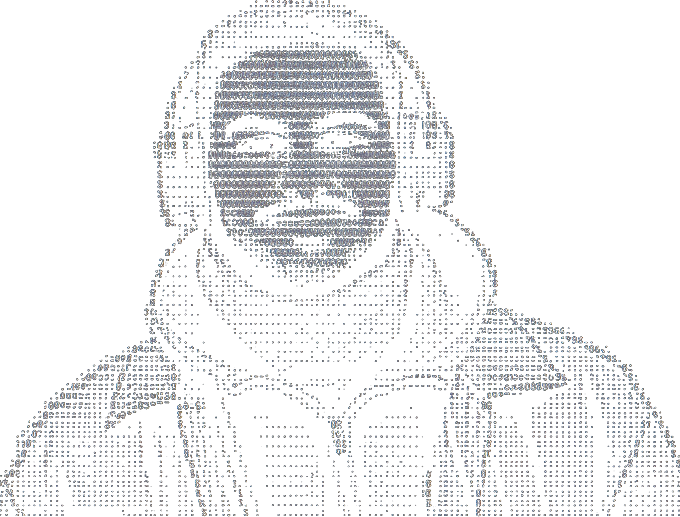
#> input picture assets/ascii-portrait.png, 680 x 517 px
$ python generate_ascii.py ../assets/ascii-portrait.png out.png
#> lines starting #> are read from the running program, lines starting #| are printed output that depends on the picture
#!/usr/bin/env python3
"""Generate the animated ASCII logo used by the profile README.

Usage:
    python scripts/generate_ascii.py assets/avatar-source.jpg ascii.svg

Requires Pillow. The generated SVG has no external font or image dependency.
"""
from __future__ import annotations

import argparse
import html
from pathlib import Path

from PIL import Image, ImageFilter, ImageOps

WIDTH = 620
HEIGHT = 500
COLS = 84
CHARACTER_ASPECT = 0.50
FONT_SIZE = 8.2
ROW_HEIGHT = 8.4
LOGO_WIDTH = 382
LOGO_TOP = 44


def ascii_rows(source: Path) -> list[str]:
    image = Image.open(source).convert("L")
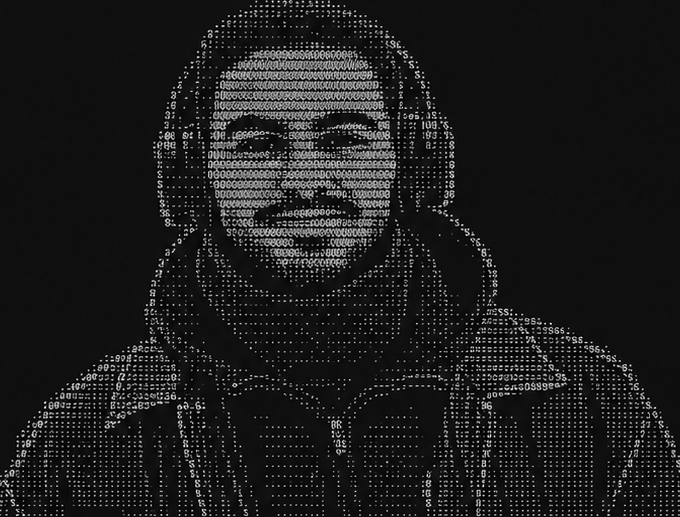
#> image: PIL image 680x517 L; min 0, max 254, mean 28.6
    image = ImageOps.autocontrast(image)
    # The source is line art. A small max filter preserves thin strokes after
    # downsampling without turning the black background into visual noise.
    image = image.filter(ImageFilter.MaxFilter(5))
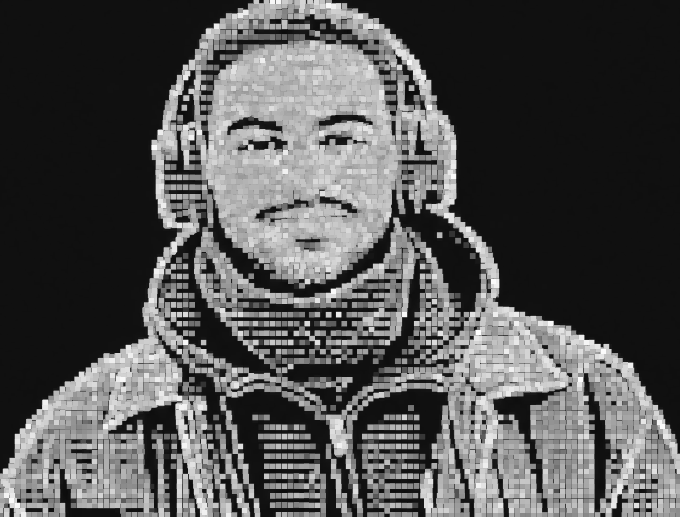
#> image: PIL image 680x517 L; min 10, max 255, mean 83
    rows = max(1, int(COLS * image.height / image.width * CHARACTER_ASPECT))
#> rows = 31
    image = image.resize((COLS, rows), Image.Resampling.BILINEAR)
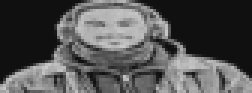
#> image: PIL image 84x31 L (shown 3 times larger); min 15, max 201, mean 83

    output: list[str] = []
    for y in range(rows):
        chars: list[str] = []
        for x in range(COLS):
            value = image.getpixel((x, y))
            if value > 105:
                char = "@"
            elif value > 65:
                char = "+"
            elif value > 38:
                char = "·"
            else:
                char = " "
            chars.append(char)
        output.append("".join(chars))
#> after the loop, output = 31 items
    return output


def build_svg(rows: list[str]) -> str:
    x = (WIDTH - LOGO_WIDTH) / 2
#> x = 119
    total_logo_height = len(rows) * ROW_HEIGHT
#> total_logo_height = 260.4
    title_y = max(LOGO_TOP + total_logo_height + 29, 407)
#> title_y = 407
    subtitle_y = title_y + 24
#> subtitle_y = 431

    defs: list[str] = [
        "<defs>",
        '<linearGradient id="ink" x1="0" y1="0" x2="1" y2="1">',
        '<stop offset="0" stop-color="#67e8f9"/>',
        '<stop offset="0.55" stop-color="#7ee787"/>',
        '<stop offset="1" stop-color="#a7f3d0"/>',
        "</linearGradient>",
        '<pattern id="grid" width="24" height="24" patternUnits="userSpaceOnUse">',
        '<path d="M24 0H0V24" fill="none" stroke="#173242" stroke-width="0.55" opacity="0.32"/>',
        "</pattern>",
        '<filter id="glow" x="-30%" y="-30%" width="160%" height="160%">',
        '<feGaussianBlur stdDeviation="1.15" result="blur"/>',
        '<feMerge><feMergeNode in="blur"/><feMergeNode in="SourceGraphic"/></feMerge>',
        "</filter>",
    ]

    body: list[str] = [
        f'<svg xmlns="http://www.w3.org/2000/svg" width="{WIDTH}" height="{HEIGHT}" viewBox="0 0 {WIDTH} {HEIGHT}">',
        *defs,
    ]

    for index in range(len(rows)):
        y = LOGO_TOP + index * ROW_HEIGHT
        delay = 0.10 + index * 0.055
        defs.append(
            f'<clipPath id="row-{index}"><rect x="{x:.2f}" y="{y - FONT_SIZE:.2f}" '
            f'width="0" height="{ROW_HEIGHT + 2:.2f}">'
            f'<animate attributeName="width" from="0" to="{LOGO_WIDTH:.2f}" '
            f'begin="{delay:.3f}s" dur="0.36s" fill="freeze"/>'
            "</rect></clipPath>"
        )
#> this loop made 31 passes
#> (y, delay) on passes 1 to 12: (44, 0.1), (52.4, 0.155), (60.8, 0.21), (69.2, 0.265), (77.6, 0.32), (86, 0.375), (94.4, 0.43), (102.8, 0.485), (111.2, 0.54), (119.6, 0.595), (128, 0.65), (136.4, 0.705)
#> after the loop, defs = 44 items
    defs.append("</defs>")

    body = [
        f'<svg xmlns="http://www.w3.org/2000/svg" width="{WIDTH}" height="{HEIGHT}" viewBox="0 0 {WIDTH} {HEIGHT}">',
        *defs,
        '<rect x="1" y="1" width="618" height="468" rx="16" fill="#05090f" stroke="#1c3444" stroke-width="2"/>',
        '<rect x="12" y="12" width="596" height="446" rx="11" fill="url(#grid)"/>',
        '<circle cx="27" cy="27" r="4" fill="#ff6b6b" opacity="0.78"/>',
        '<circle cx="41" cy="27" r="4" fill="#f6c85f" opacity="0.78"/>',
        '<circle cx="55" cy="27" r="4" fill="#7ee787" opacity="0.78"/>',
        '<text x="310" y="31" text-anchor="middle" fill="#6f8190" font-size="10" '
        'font-family="ui-monospace,SFMono-Regular,Menlo,Consolas,monospace" letter-spacing="1.4">retr0seven://identity</text>',
        '<line x1="18" y1="40" x2="602" y2="40" stroke="#193242"/>',
        '<g fill="#67e8f9" opacity="0.16" font-family="ui-monospace,SFMono-Regular,Menlo,Consolas,monospace" '
        f'font-size="{FONT_SIZE}" font-weight="600">',
    ]

    for index, row in enumerate(rows):
        y = LOGO_TOP + index * ROW_HEIGHT
        safe = html.escape(row)
        body.append(
            f'<text xml:space="preserve" x="{x:.2f}" y="{y:.2f}" '
            f'textLength="{LOGO_WIDTH:.2f}" lengthAdjust="spacingAndGlyphs">{safe}</text>'
        )
#> this loop made 31 passes
#> y on passes 1 to 12: 44, 52.4, 60.8, 69.2, 77.6, 86, 94.4, 102.8, 111.2, 119.6, 128, 136.4
#> after the loop, body = 85 items
    body.extend([
        "</g>",
        '<g fill="url(#ink)" filter="url(#glow)" font-family="ui-monospace,SFMono-Regular,Menlo,Consolas,monospace" '
        f'font-size="{FONT_SIZE}" font-weight="600">',
    ])

    for index, row in enumerate(rows):
        y = LOGO_TOP + index * ROW_HEIGHT
        safe = html.escape(row)
        body.append(
            f'<text xml:space="preserve" x="{x:.2f}" y="{y:.2f}" '
            f'textLength="{LOGO_WIDTH:.2f}" lengthAdjust="spacingAndGlyphs" '
            f'clip-path="url(#row-{index})">{safe}</text>'
        )
#> after the loop, body = 118 items
    body.extend(
        [
            "</g>",
            f'<g opacity="0"><animate attributeName="opacity" from="0" to="1" begin="2.65s" dur="0.55s" fill="freeze"/>',
            f'<text x="34" y="{title_y:.1f}" fill="#7ee787" font-size="13" font-family="ui-monospace,SFMono-Regular,Menlo,Consolas,monospace">mouad@retr0seven:~$ whoami</text>',
            f'<text x="34" y="{subtitle_y:.1f}" fill="#f0f6fc" font-size="17" font-weight="600" font-family="ui-monospace,SFMono-Regular,Menlo,Consolas,monospace">Mouad Hassari</text>',
            f'<text x="34" y="{subtitle_y + 20:.1f}" fill="#9aa9b7" font-size="11.5" font-family="ui-monospace,SFMono-Regular,Menlo,Consolas,monospace">IT-Specialist | Senior Computer Science Student @AUI</text>',
            f'<rect x="{WIDTH - 42}" y="{subtitle_y + 9:.1f}" width="8" height="14" fill="#67e8f9"><animate attributeName="opacity" values="1;0;1" dur="1s" repeatCount="indefinite"/></rect>',
            "</g>",
            "</svg>",
        ]
    )
    return "".join(body)


def main() -> None:
    parser = argparse.ArgumentParser()
    parser.add_argument("source", type=Path)
    parser.add_argument("output", type=Path)
    args = parser.parse_args()
    args.output.write_text(build_svg(ascii_rows(args.source)), encoding="utf-8")
    print(f"wrote {args.output}")


if __name__ == "__main__":
    main()
